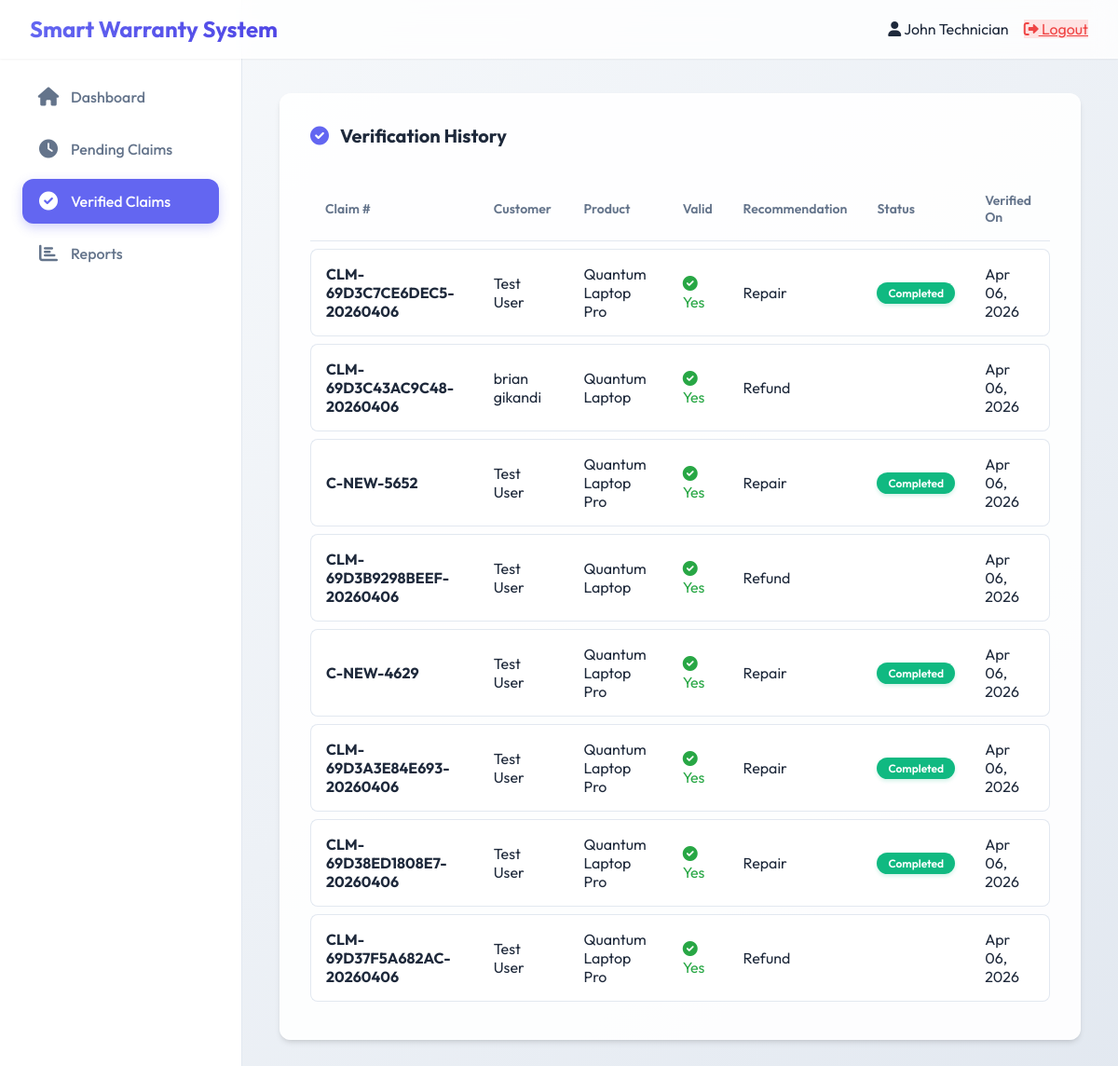
/technician/verified_claims.php (signed in), run on the app's committed database.
### tables this page shows
CREATE TABLE `claim_verification` (
  `id` int(11) NOT NULL,
  `claim_id` int(11) NOT NULL,
  `technician_id` int(11) NOT NULL,
  `findings` text NOT NULL,
  `is_valid` tinyint(1) NOT NULL DEFAULT 0,
  `recommended_action` enum('repair','replace','refund','reject') NOT NULL,
  `verification_notes` text DEFAULT NULL,
  `verified_at` timestamp NOT NULL DEFAULT current_timestamp(),
  `verification_date` timestamp NOT NULL DEFAULT current_timestamp()
);

CREATE TABLE `claims` (
  `id` int(11) NOT NULL,
  `claim_number` varchar(50) NOT NULL,
  `warranty_id` int(11) NOT NULL,
  `user_id` int(11) NOT NULL,
  `assigned_technician_id` int(11) DEFAULT NULL,
  `issue_description` text NOT NULL,
  `issue_category` varchar(50) NOT NULL,
  `priority` enum('low','medium','high','urgent') NOT NULL DEFAULT 'medium',
  `status` enum('pending','under_review','approved','rejected','in_progress','completed','replaced','pending_refund','refund_denied') NOT NULL DEFAULT 'pending',
  `created_at` timestamp NOT NULL DEFAULT current_timestamp(),
  `updated_at` timestamp NOT NULL DEFAULT current_timestamp() ON UPDATE current_timestamp()
);

CREATE TABLE `users` (
  `id` int(11) NOT NULL,
  `username` varchar(50) NOT NULL,
  `password` varchar(255) NOT NULL,
  `email` varchar(100) NOT NULL,
  `full_name` varchar(100) NOT NULL,
  `phone` varchar(20) DEFAULT NULL,
  `address` text DEFAULT NULL,
  `user_type` enum('client','technician','admin','owner') NOT NULL DEFAULT 'client',
  `status` enum('active','inactive') NOT NULL DEFAULT 'active',
  `last_login` datetime DEFAULT NULL,
  `created_at` timestamp NOT NULL DEFAULT current_timestamp()
);

CREATE TABLE `products` (
  `id` int(11) NOT NULL,
  `product_name` varchar(100) NOT NULL,
  `model_number` varchar(50) NOT NULL,
  `brand` varchar(50) NOT NULL,
  `price` decimal(10,2) DEFAULT 0.00,
  `warranty_period_months` int(11) NOT NULL,
  `warranty_terms` text DEFAULT NULL,
  `created_at` timestamp NOT NULL DEFAULT current_timestamp()
);

### technician/verified_claims.php (the view, shortened to what this page needs)
<?php
require_once '../config.php';
$technician_id = (int)$_SESSION['user_id'];
$verifications = $pdo->query("
    SELECT cv.*, c.claim_number, c.status as claim_status, u.full_name as customer_name,
           p.product_name, c.created_at as filed_date
    FROM claim_verification cv
    JOIN claims c ON cv.claim_id = c.id
    JOIN users u ON c.user_id = u.id
    JOIN warranty_registrations wr ON c.warranty_id = wr.id
    JOIN products p ON wr.product_id = p.id
    WHERE cv.technician_id = $technician_id
    ORDER BY cv.verification_date DESC
")->fetchAll();
require_once '../includes/header.php';
require_once '../includes/sidebar.php';
?>
<div class="main-content">
    <div class="section">
        <h2><i class="fas fa-check-circle"></i> Verification History</h2>
        <div style="overflow-x: auto;">
            <table>
                <thead>
                    <tr>
                        <th>Claim #</th>
                        <th>Customer</th>
                        <th>Product</th>
                        <th>Valid</th>
                        <th>Recommendation</th>
                        <th>Status</th>
                        <th>Verified On</th>
                    </tr>
                </thead>
                <tbody>
                    <?php if(count($verifications) > 0): ?>
                        <?php foreach($verifications as $ver): ?>
                            <tr>
                                <td><strong><?php echo htmlspecialchars($ver['claim_number']); ?></strong></td>
                                <td><?php echo htmlspecialchars($ver['customer_name']); ?></td>
                                <td><?php echo htmlspecialchars($ver['product_name']); ?></td>
                                <td>
                                    <?php if($ver['is_valid']): ?>
                                        <span style="color: #28a745;"><i class="fas fa-check-circle"></i> Yes</span>
                                    <?php else: ?>
                                        <span style="color: #dc3545;"><i class="fas fa-times-circle"></i> No</span>
                                    <?php endif; ?>
                                </td>
                                <td><?php echo htmlspecialchars(ucfirst($ver['recommended_action'])); ?></td>
                                <td><span class="status status-<?php echo htmlspecialchars($ver['claim_status']); ?>"><?php echo str_replace('_', ' ', ucfirst(htmlspecialchars($ver['claim_status']))); ?></span></td>
                                <td><?php echo date('M d, Y', strtotime($ver['verification_date'])); ?></td>
                            </tr>
                        <?php endforeach; ?>
                    <?php else: ?>
                        <tr><td colspan="7" class="empty-state">No verifications on record.</td></tr>
                    <?php endif; ?>
                </tbody>
            </table>
        </div>
    </div>
</div>
<?php require_once '../includes/footer.php'; ?>

### assets/css/style.css (style rules this page uses)
* { margin: 0; padding: 0; box-sizing: border-box; }
:root { --primary: #6366f1; --primary-dark: #4f46e5; --secondary: #64748b; --success: #10b981; --warning: #f59e0b; --danger: #ef4444; --info: #0ea5e9; --bg-main: #f8fafc; --bg-card: rgba(255, 255, 255, 0.9); --text-main: #1e293b; --text-muted: #64748b; --shadow-sm: 0 1px 2px 0 rgb(0 0 0 / 0.05); --shadow: 0 4px 6px -1px rgb(0 0 0 / 0.1), 0 2px 4px -2px rgb(0 0 0 / 0.1); --shadow-lg: 0 10px 15px -3px rgb(0 0 0 / 0.1), 0 4px 6px -4px rgb(0 0 0 / 0.1); --radius: 12px; }
body { font-family: 'Outfit', sans-serif; background: linear-gradient(135deg, #f8fafc 0%, #e2e8f0 100%); color: var(--text-main); min-height: 100vh; }
.main-content { margin-left: 260px; padding: 100px 2.5rem 3rem; min-height: 100vh; width: calc(100% - 260px); }
.section { background: var(--bg-card); padding: 2rem; border-radius: var(--radius); box-shadow: var(--shadow); margin-bottom: 2.5rem; border: 1px solid rgba(255, 255, 255, 0.5); overflow-x: auto; }
.section h2 { font-size: 1.25rem; font-weight: 700; margin-bottom: 1.5rem; display: flex; align-items: center; gap: 0.75rem; }
.section h2 i { color: var(--primary); }
table { width: 100%; border-collapse: separate; border-spacing: 0 0.5rem; }
th { text-align: left; padding: 1rem; color: var(--text-muted); font-weight: 600; font-size: 0.875rem; border-bottom: 1px solid #e2e8f0; }
td { padding: 1rem; background: white; border-top: 1px solid #e2e8f0; border-bottom: 1px solid #e2e8f0; }
td:first-child { border-left: 1px solid #e2e8f0; border-top-left-radius: 8px; border-bottom-left-radius: 8px; }
td:last-child { border-right: 1px solid #e2e8f0; border-top-right-radius: 8px; border-bottom-right-radius: 8px; }
.status { padding: 0.25rem 0.75rem; border-radius: 9999px; font-size: 0.75rem; font-weight: 600; display: inline-flex; align-items: center; white-space: nowrap; }
.status-completed, .status-refunded, .status-replaced { background: #10b981; color: white; box-shadow: 0 2px 4px rgba(16, 185, 129, 0.2); }

### data on the page
claim_verification: claim.claim_number "CLM-69D3C7CE6DEC5-20260406", users.full_name "Test User", products.product_name "Quantum Laptop Pro", is_valid 1 (drawn), recommended_action "Repair", claim.status "Completed", verification_date "Apr 06, 2026"
claim_verification: claim.claim_number "CLM-69D3C43AC9C48-20260406", users.full_name "brian gikandi", products.product_name "Quantum Laptop", is_valid 1 (drawn), recommended_action "Refund", verification_date "Apr 06, 2026"
claim_verification: claim.claim_number "C-NEW-5652", users.full_name "Test User", products.product_name "Quantum Laptop Pro", is_valid 1 (drawn), recommended_action "Repair", claim.status "Completed", verification_date "Apr 06, 2026"
claim_verification: claim.claim_number "CLM-69D3B9298BEEF-20260406", users.full_name "Test User", products.product_name "Quantum Laptop", is_valid 1 (drawn), recommended_action "Refund", verification_date "Apr 06, 2026"
claim_verification: claim.claim_number "C-NEW-4629", users.full_name "Test User", products.product_name "Quantum Laptop Pro", is_valid 1 (drawn), recommended_action "Repair", claim.status "Completed", verification_date "Apr 06, 2026"
claim_verification: claim.claim_number "CLM-69D3A3E84E693-20260406", users.full_name "Test User", products.product_name "Quantum Laptop Pro", is_valid 1 (drawn), recommended_action "Repair", claim.status "Completed", verification_date "Apr 06, 2026"
claim_verification: claim.claim_number "CLM-69D38ED1808E7-20260406", users.full_name "Test User", products.product_name "Quantum Laptop Pro", is_valid 1 (drawn), recommended_action "Repair", claim.status "Completed", verification_date "Apr 06, 2026"
claim_verification: claim.claim_number "CLM-69D37F5A682AC-20260406", users.full_name "Test User", products.product_name "Quantum Laptop Pro", is_valid 1 (drawn), recommended_action "Refund", verification_date "Apr 06, 2026"

### other printed values
$site_name "Smart Warranty System"
$_SESSION['full_name'] "John Technician"
